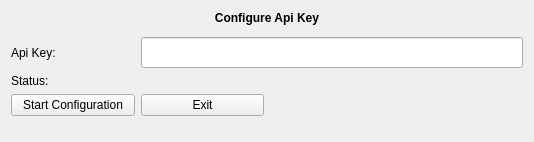
<?xml version="1.0" encoding="UTF-8"?>
<ui version="4.0">
 <class>ApiKeyConfScreen</class>
 <widget class="QWidget" name="ApiKeyConfScreen">
  <property name="geometry">
   <rect>
    <x>0</x>
    <y>0</y>
    <width>534</width>
    <height>142</height>
   </rect>
  </property>
  <property name="windowTitle">
   <string>Form</string>
  </property>
  <layout class="QGridLayout" name="gridLayout">
   <item row="2" column="0">
    <widget class="QLabel" name="label_2">
     <property name="styleSheet">
      <string notr="true">font: 11pt &quot;Hack&quot;;</string>
     </property>
     <property name="text">
      <string>Api Key:</string>
     </property>
    </widget>
   </item>
   <item row="4" column="0">
    <widget class="QPushButton" name="pushButton_startConfiguration">
     <property name="styleSheet">
      <string notr="true">font: 11pt &quot;Hack&quot;;</string>
     </property>
     <property name="text">
      <string>Start Configuration</string>
     </property>
    </widget>
   </item>
   <item row="2" column="1" colspan="3">
    <widget class="QLineEdit" name="lineEdit_apiKeyInput">
     <property name="minimumSize">
      <size>
       <width>330</width>
       <height>31</height>
      </size>
     </property>
     <property name="styleSheet">
      <string notr="true">font: 11pt &quot;Hack&quot;;</string>
     </property>
    </widget>
   </item>
   <item row="4" column="1">
    <widget class="QPushButton" name="pushButton_exitScreen">
     <property name="styleSheet">
      <string notr="true">font: 11pt &quot;Hack&quot;;</string>
     </property>
     <property name="text">
      <string>Exit</string>
     </property>
    </widget>
   </item>
   <item row="1" column="0" colspan="4">
    <widget class="QLabel" name="label_apiServiceInfoMessage">
     <property name="minimumSize">
      <size>
       <width>0</width>
       <height>0</height>
      </size>
     </property>
     <property name="maximumSize">
      <size>
       <width>0</width>
       <height>0</height>
      </size>
     </property>
     <property name="styleSheet">
      <string notr="true">font: 12pt &quot;Hack&quot;;</string>
     </property>
     <property name="text">
      <string/>
     </property>
    </widget>
   </item>
   <item row="3" column="0" colspan="2">
    <widget class="QLabel" name="label_3">
     <property name="minimumSize">
      <size>
       <width>0</width>
       <height>0</height>
      </size>
     </property>
     <property name="styleSheet">
      <string notr="true">font: 11pt &quot;Hack&quot;;</string>
     </property>
     <property name="text">
      <string>Status:</string>
     </property>
    </widget>
   </item>
   <item row="0" column="0" colspan="4">
    <widget class="QLabel" name="label">
     <property name="styleSheet">
      <string notr="true">font: 11pt &quot;Hack&quot;;</string>
     </property>
     <property name="text">
      <string>&lt;html&gt;&lt;head/&gt;&lt;body&gt;&lt;p align=&quot;center&quot;&gt;&lt;span style=&quot; font-weight:600;&quot;&gt;Configure Api Key&lt;/span&gt;&lt;/p&gt;&lt;/body&gt;&lt;/html&gt;</string>
     </property>
    </widget>
   </item>
   <item row="5" column="1">
    <spacer name="verticalSpacer">
     <property name="orientation">
      <enum>Qt::Vertical</enum>
     </property>
     <property name="sizeHint" stdset="0">
      <size>
       <width>20</width>
       <height>40</height>
      </size>
     </property>
    </spacer>
   </item>
  </layout>
 </widget>
 <resources/>
 <connections/>
</ui>
